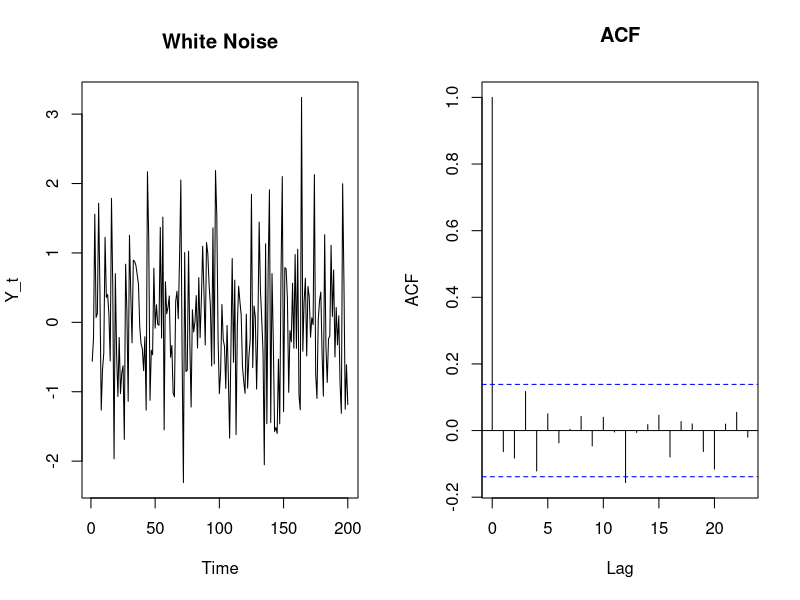
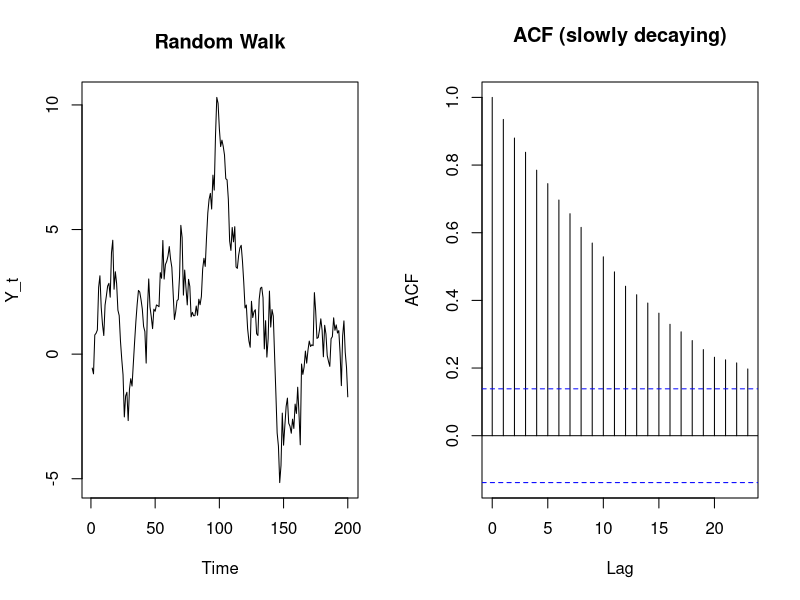
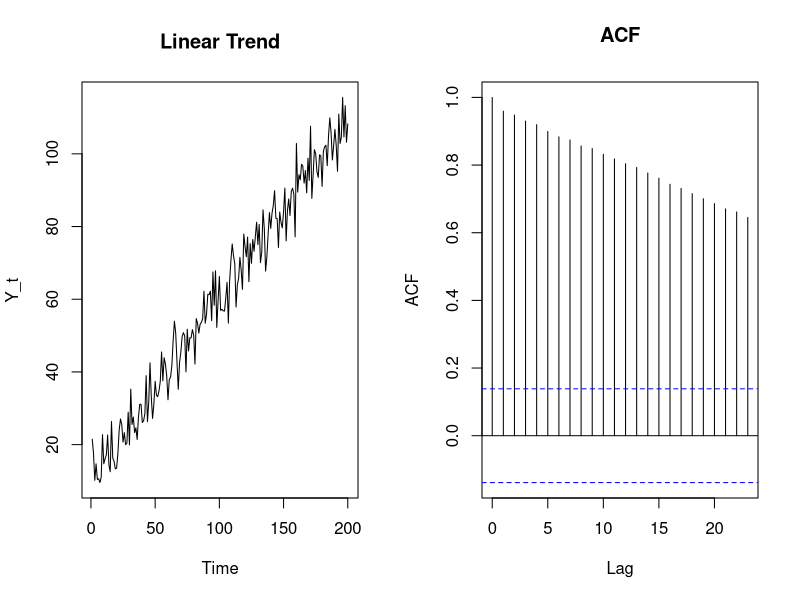
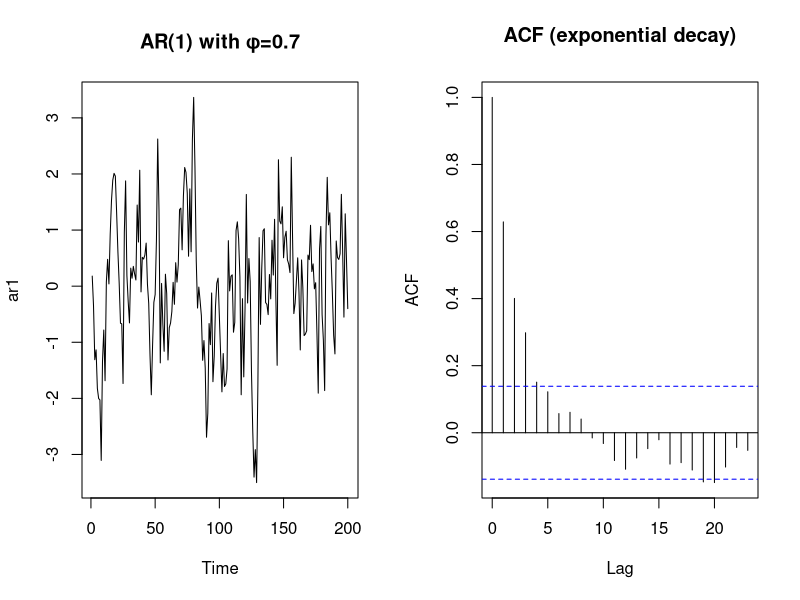
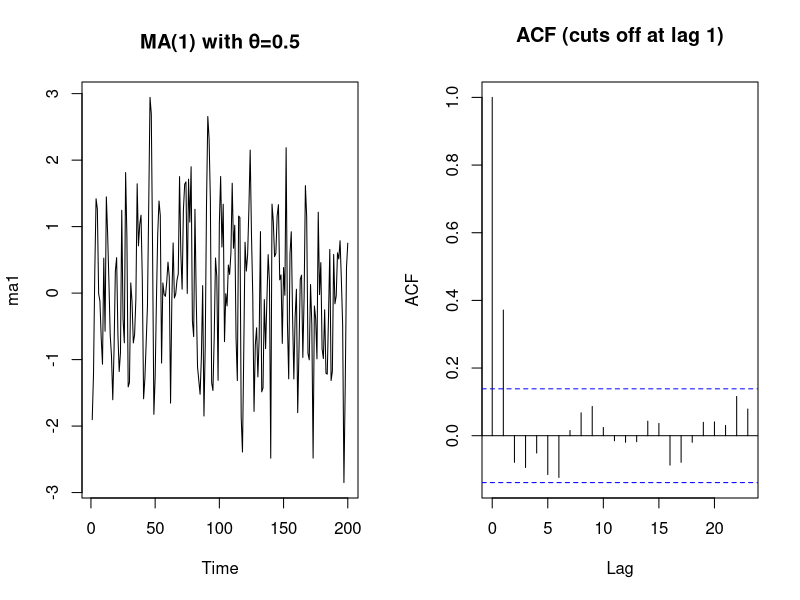
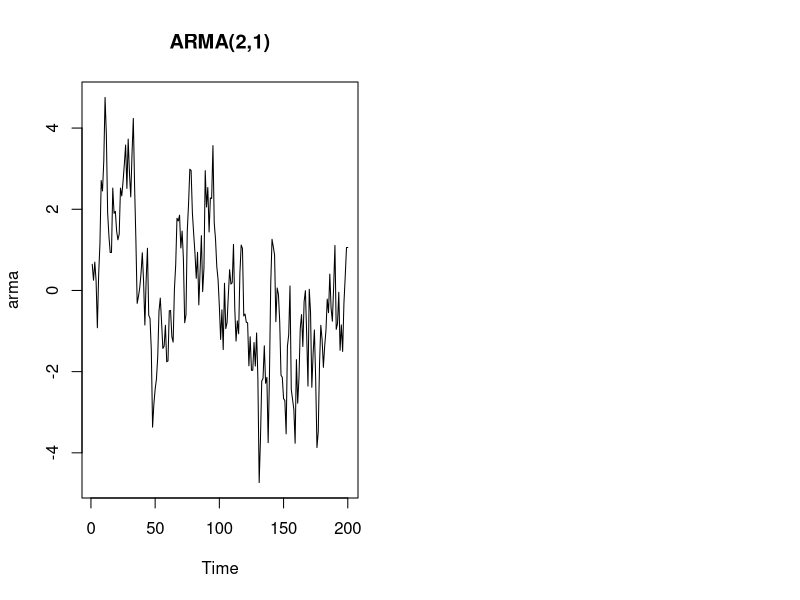

R code for these plots, in order:
## ---- chunk 1
#| label: setup-ts
#| include: false
# Packages loaded in before-chapter.R
## ---- chunk 2
#| label: ts-object-demo
# Create monthly time series starting Jan 1996
example_ts <- ts(
  data = rnorm(48),  # 4 years of monthly data
  start = c(1996, 1),
  frequency = 12     # 12 months per year
)

# Properties
str(example_ts)
frequency(example_ts)
cycle(example_ts)[1:12]  # Which month?
time(example_ts)[1:12]   # Decimal year
## ---- chunk 3
#| label: zoo-object-demo
library(zoo)

# Irregular dates
dates <- as.Date(c("2020-01-01", "2020-01-05", "2020-01-12", "2020-02-03"))
values <- c(100, 102, 98, 105)

z <- zoo(values, dates)
z

# Can handle gaps!
## ---- chunk 4
#| label: xts-object-demo
library(xts)

# xts = zoo + extra features
x <- xts(values, dates)
x

# Subsetting by date
x["2020-01"]  # All January 2020
## ---- chunk 5
#| label: fig-white-noise
#| fig-cap: "White Noise (Stationary)"
#| fig-width: 7
#| fig-height: 4
set.seed(123)
wn <- ts(rnorm(200), frequency = 1)

par(mfrow = c(1, 2))
plot(wn, main = "White Noise", ylab = "Y_t")
acf(wn, main = "ACF")
## ---- chunk 6
#| label: fig-random-walk
#| fig-cap: "Random Walk (Non-Stationary)"
#| fig-width: 7
#| fig-height: 4
set.seed(123)
rw <- ts(cumsum(rnorm(200)), frequency = 1)

par(mfrow = c(1, 2))
plot(rw, main = "Random Walk", ylab = "Y_t")
acf(rw, main = "ACF (slowly decaying)")
## ---- chunk 7
#| label: fig-trend
#| fig-cap: "Deterministic Trend (Non-Stationary)"
#| fig-width: 7
#| fig-height: 4
t <- 1:200
trend <- ts(10 + 0.5 * t + rnorm(200, sd = 5), frequency = 1)

par(mfrow = c(1, 2))
plot(trend, main = "Linear Trend", ylab = "Y_t")
acf(trend, main = "ACF")
## ---- chunk 8
#| label: adf-test-example
library(urca)

# Simulate random walk (has unit root)
set.seed(123)
y_rw <- cumsum(rnorm(100))

# ADF test
adf_test <- ur.df(y_rw, type = "drift", lags = 4)
summary(adf_test)
## ---- chunk 9
#| label: pp-test
library(tseries)

# PP test
pp.test(y_rw)
## ---- chunk 10
#| label: kpss-test
# KPSS test
kpss.test(y_rw)
## ---- chunk 11
#| label: differencing
# Random walk (non-stationary)
y_rw <- cumsum(rnorm(100))

# First difference (stationary)
dy_rw <- diff(y_rw)

# Test differenced series
adf.test(dy_rw)
## ---- chunk 12
#| label: ar1-example
# Simulate AR(1): Y_t = 0.7*Y_{t-1} + ε_t
set.seed(123)
ar1 <- arima.sim(model = list(ar = 0.7), n = 200)

par(mfrow = c(1, 2))
plot(ar1, main = "AR(1) with φ=0.7")
acf(ar1, main = "ACF (exponential decay)")
## ---- chunk 13
#| label: ma1-example
# Simulate MA(1): Y_t = ε_t + 0.5*ε_{t-1}
ma1 <- arima.sim(model = list(ma = 0.5), n = 200)

par(mfrow = c(1, 2))
plot(ma1, main = "MA(1) with θ=0.5")
acf(ma1, main = "ACF (cuts off at lag 1)")
## ---- chunk 14
#| label: arma-example
# ARMA(2,1)
arma <- arima.sim(model = list(ar = c(0.5, 0.3), ma = 0.4), n = 200)

plot(arma, main = "ARMA(2,1)")
